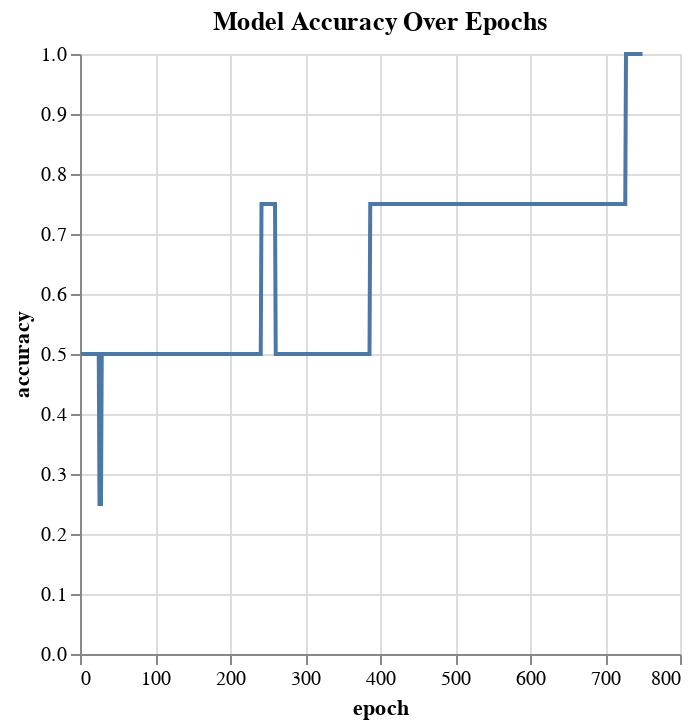

Notebook source saved alongside this figure:
### Code cell
# Get accuracy history
accuracy_history = history.history['binary_accuracy']

# Create DataFrame for accuracy
df_acc = pd.DataFrame({
    "accuracy": accuracy_history,
    "epoch": np.arange(1, len(accuracy_history) + 1)
})

# Plot accuracy over epochs
alt.Chart(df_acc).mark_line().encode(
    x="epoch",
    y="accuracy"
).properties(
    title='Model Accuracy Over Epochs'
)

### Figure 1 — Vega-Lite specification as saved in the notebook (floating-point values rounded to 4 significant figures; data arrays with more than 128 entries replaced by an {"elided": "..."} marker saying what was removed)
{"config": {"view": {"continuousWidth": 300, "continuousHeight": 300}}, "data": {"name": "data-a4aea2b181a3d0efd6af31d62ff48c23"}, "mark": {"type": "line"}, "encoding": {"x": {"field": "epoch", "type": "quantitative"}, "y": {"field": "accuracy", "type": "quantitative"}}, "title": "Model Accuracy Over Epochs", "$schema": "https://vega.github.io/schema/vega-lite/v5.20.1.json", "datasets": {"data-a4aea2b181a3d0efd6af31d62ff48c23": {"elided": "750 records"}}}
